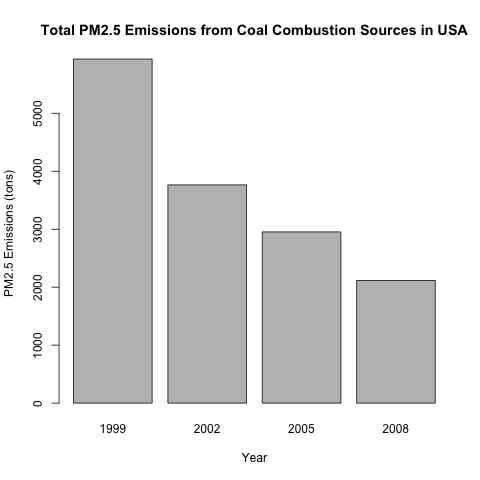

Source code (R):
# Load libraries
library(dplyr)
library(magrittr)

# Source functions
sapply(list.files("./src", full.names = TRUE), source)

# Define Variables
url = "https://d396qusza40orc.cloudfront.net/exdata%2Fdata%2FNEI_data.zip"
target.folder = "./data"

# Load data
df.list <- load_data(url, target.folder)  # Check ./src/load_data.R

# Coal combustion-related sources
coal.combustion.by.year <- df.list$emission.source %>%
  filter(grepl('coal', Short.Name)) %>%
  dplyr::select(SCC) %>% 
  mutate(SCC = as.character(SCC)) %>%
  distinct() %>% # Get SCC for coal combustion-related sources
  left_join(df.list$emissions, by = "SCC") %>% # Add emissions data
  group_by(year) %>%
  summarize(emissions.by.year = sum(Emissions, na.rm = TRUE))

# Plot
png(filename='plot4.png', width=480, height=480, units='px')

barplot(
  (coal.combustion.by.year$emissions.by.year),
  names.arg = coal.combustion.by.year$year,
  xlab = "Year",
  ylab = "PM2.5 Emissions (tons)",
  main = "Total PM2.5 Emissions from Coal Combustion Sources in USA"
)

dev.off()